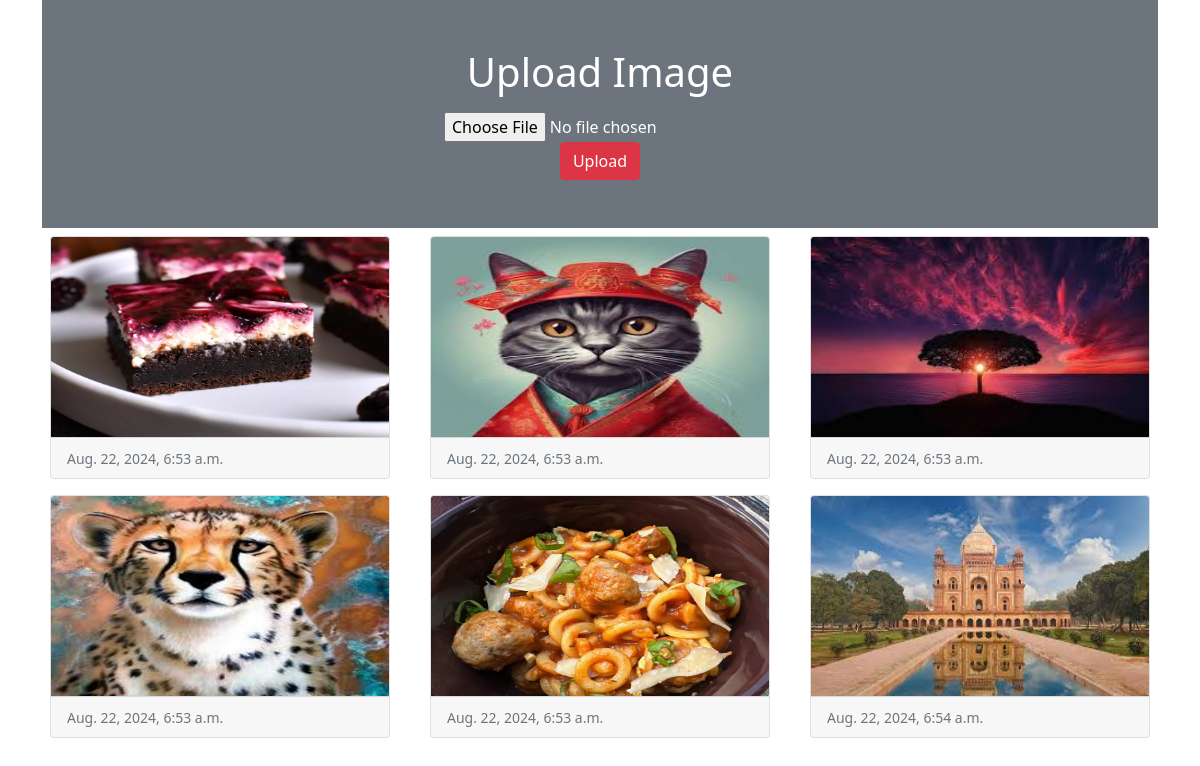
The page / on the database its author committed.
### myapp/models.py (models this page shows)
class Image(models.Model):
    photo = models.ImageField(upload_to="myimage")
    date = models.DateTimeField(auto_now_add=True)

### myapp/views.py (the view)
# urls.py: path('',views.home)
def home(request):
    if request.method == "POST":
        form = ImageForm(request.POST, request.FILES)
        if form.is_valid():
            form.save()
    form = ImageForm()
    img = Image.objects.all()
    return render(request,'myapp/home.html',{'form':form,'img':img})

### myapp/forms.py
class ImageForm(forms.ModelForm):
    class Meta:
        model = Image
        fields = '__all__'
        labels = {'photo' : ''}

### myapp/templates/myapp/home.html (shortened to what this page needs)
<!doctype html>
<html lang="en">
  <head>
    <link href="https://cdn.jsdelivr.net/npm/bootstrap@5.0.2/dist/css/bootstrap.min.css" rel="stylesheet">
  </head>
  <body>
    <div class="container">
        <div class="py-5 text-center bg-secondary text-white">
            <h1 class="mb-3">Upload Image</h1>
            <form method="post" enctype="multipart/form-data">
            {{form}}
            <input type="submit" value="Upload" class="btn btn-danger">
            </form>
        </div>
        <div class="row">
            {% for x in img %}
            <div class="col-sm-4">
                <div class="card m-2">
                    <img src="{{x.photo.url}}" alt="" class="card-img-top" height="200px">
                    <div class="card-footer">
                        <small class="text-muted">{{x.date}}</small>
                    </div>
                </div>
            </div>
            {% endfor %}
        </div>
    </div>
  </body>
</html>

### rows shown on the page
Image: photo (picture), date "Aug. 22, 2024, 6:53 a.m."
Image: photo (picture), date "Aug. 22, 2024, 6:53 a.m."
Image: photo (picture), date "Aug. 22, 2024, 6:53 a.m."
Image: photo (picture), date "Aug. 22, 2024, 6:53 a.m."
Image: photo (picture), date "Aug. 22, 2024, 6:53 a.m."
Image: photo (picture), date "Aug. 22, 2024, 6:54 a.m."
